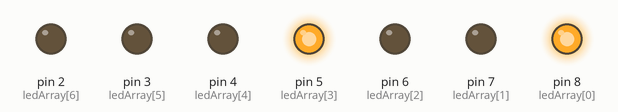
Bench run of a sketch on a simulated Arduino Uno, built with avr-gcc and run on an emulated ATmega328P. On the bench: output pins drawn as LEDs (lit = HIGH).

Above: at 0.2 s.
At 1.2 s:
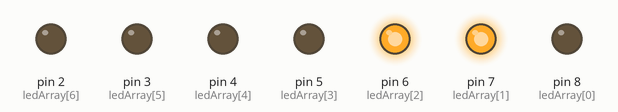
At 3.2 s:
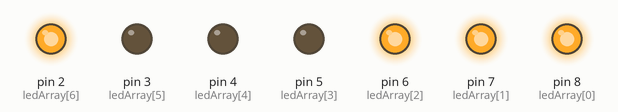
At 4.2 s:
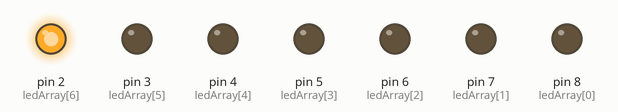
At 5.7 s:
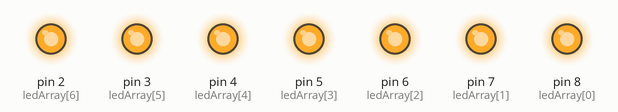
Timing chart, 0 to 6.5 s (numbered marks = the images above):
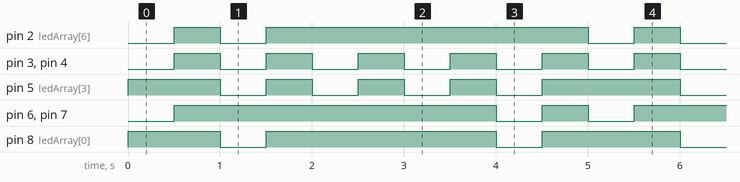

Measured:
- by itself, pin 2 (ledArray[6]): repeats every 5.0 s: LOW 0.50 s, HIGH 3.5 s, LOW 0.50 s, HIGH 0.50 s
- by itself, pin 3 (ledArray[5]), pin 4 (ledArray[4]): alternates HIGH for 0.50 s and LOW for 0.50 s
- by itself, pin 5 (ledArray[3]): repeats every 5.0 s: 3 × (LOW 0.50 s, HIGH 0.50 s), LOW 0.50 s, HIGH 1.5 s
- by itself, pin 6 (ledArray[2]), pin 7 (ledArray[1]): repeats every 5.0 s: LOW 0.50 s, HIGH 0.50 s, LOW 0.50 s, HIGH 3.5 s
- by itself, pin 8 (ledArray[0]): repeats every 5.0 s: LOW 0.50 s, HIGH 2.5 s, LOW 0.50 s, HIGH 1.5 s

The sketch:

Act1Part2d.ino
```cpp
#include <Arduino.h>
#include "api/Common.h"

const int ledCount = 7;
const int blinkDelay = 500;

int ledArray[ledCount] = {8, 7, 6, 5, 4, 3, 2};

bool digit_0[ledCount] = {LOW, LOW, LOW, LOW, LOW, LOW, HIGH};
bool digit_1[ledCount] = {HIGH, LOW, LOW, HIGH, HIGH, HIGH, HIGH,};
bool digit_2[ledCount] = {LOW, LOW, HIGH, LOW, LOW, HIGH, LOW};
bool digit_3[ledCount] = {LOW, LOW, LOW, LOW, HIGH, HIGH, LOW};
bool digit_4[ledCount] = {HIGH, LOW, LOW, HIGH, HIGH, LOW, LOW};
bool digit_5[ledCount] = {LOW, HIGH, LOW, LOW, HIGH, LOW, LOW};
bool digit_6[ledCount] = {LOW, HIGH, LOW, LOW, LOW, LOW, LOW};
bool digit_7[ledCount] = {LOW, LOW, LOW, HIGH, HIGH, HIGH, HIGH};
bool digit_8[ledCount] = {LOW, LOW, LOW, LOW, LOW, LOW, LOW};
bool digit_9[ledCount] = {LOW, LOW, LOW, LOW, HIGH, LOW, LOW};
bool digit_a[ledCount] = {LOW, LOW, LOW, HIGH, LOW, LOW, LOW};
bool digit_b[ledCount] = {HIGH, HIGH, LOW, LOW, LOW, LOW, LOW};
bool digit_c[ledCount] = {HIGH, HIGH, HIGH, LOW, LOW, HIGH, LOW};
bool digit_d[ledCount] = {HIGH, LOW, LOW, LOW, LOW, HIGH, LOW};
bool digit_e[ledCount] = {LOW, HIGH, HIGH, LOW, LOW, LOW, LOW};
bool digit_f[ledCount] = {LOW, HIGH, HIGH, HIGH, LOW, LOW, LOW};
bool digit_l[ledCount] = {HIGH, HIGH, HIGH, LOW, LOW, LOW, HIGH};
bool digit_v[ledCount] = {HIGH, LOW, LOW, LOW, LOW, LOW, HIGH};
bool digit_y[ledCount] = {HIGH, LOW, LOW, LOW, HIGH, LOW, LOW};
bool digit_h[ledCount] = {HIGH, LOW, LOW, HIGH, LOW, LOW, LOW};

void clearDisplay() {
  for (int i = 0; i <= ledCount; i++) {
    digitalWrite(ledArray[i], HIGH);

  }

}

void showDigit(bool digit[ledCount]) {

  for (int i = 0; i < ledCount; i++) {
    digitalWrite(ledArray[i], digit[i]);

  }

}

void setup() {

  for (int i = 0; i < ledCount; i++) {
    pinMode(ledArray[i], OUTPUT);

  }

}

void loop() {
  showDigit(digit_h);
  delay(blinkDelay);

  clearDisplay();
  delay(blinkDelay);

  showDigit(digit_e);
  delay(blinkDelay);

  clearDisplay();
  delay(blinkDelay);

  showDigit(digit_l);
  delay(blinkDelay);

  clearDisplay();
  delay(blinkDelay);

  showDigit(digit_l);
  delay(blinkDelay);

  clearDisplay();
  delay(blinkDelay);

  showDigit(digit_0);
  delay(blinkDelay);

  clearDisplay();
  delay(blinkDelay);

}
```
